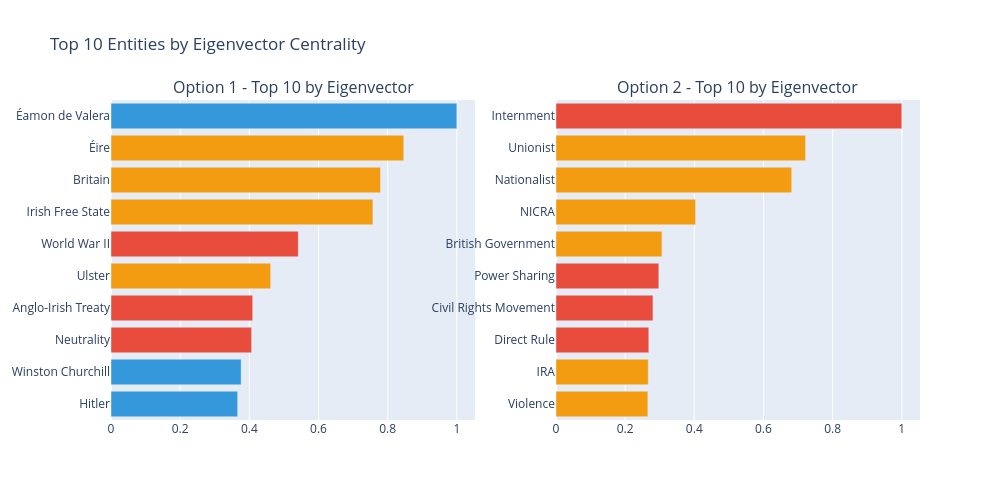

Notebook code cell kept with this figure:
### Code cell
# Cell 4: Centrality Analysis (Bearman Table 3)

print("="*70)
print("  ANALYSIS 3: CENTRALITY ANALYSIS")
print("="*70)

centrality_results = {}

for label, g in [('Option 1', G_opt1), ('Option 2', G_opt2)]:
    n = g.vcount()
    in_deg = np.array(g.indegree()) / (n - 1) if n > 1 else np.zeros(n)
    out_deg = np.array(g.outdegree()) / (n - 1) if n > 1 else np.zeros(n)
    total_deg = np.array(g.degree()) / (2 * (n - 1)) if n > 1 else np.zeros(n)

    betw = np.array(g.betweenness(directed=True))
    betw_norm = betw / ((n-1)*(n-2)) if n > 2 else betw

    g_u = g.as_undirected(mode="collapse")
    try:
        eigen = np.array(g_u.eigenvector_centrality())
    except:
        eigen = np.zeros(n)

    centrality_results[label] = {
        'names': g.vs['name'], 'types': g.vs['type_broad'],
        'in_degree': in_deg, 'out_degree': out_deg,
        'total_degree': total_deg, 'betweenness': betw_norm, 'eigenvector': eigen,
    }

# ── Mean centrality by type ────────────────────────────────────────
print("\nTable 3: Mean Centrality by Entity Type (cf. Bearman Table 3)")
print("-"*70)
for label in ['Option 1', 'Option 2']:
    res = centrality_results[label]
    df_cent = pd.DataFrame({
        'type': res['types'], 'degree': res['total_degree'],
        'betweenness': res['betweenness'], 'eigenvector': res['eigenvector'],
    })
    print(f"\n  {label}:")
    grouped = df_cent.groupby('type').agg(
        n=('type', 'count'), mean_degree=('degree', 'mean'),
        mean_betweenness=('betweenness', 'mean'), mean_eigenvector=('eigenvector', 'mean'),
    ).round(4)
    print(grouped.to_string())

# ── Relative centrality matrix ─────────────────────────────────────
print("\n\nRelative Centrality Matrix (Bearman Table 3 off-diagonal)")
print("  Values = ratio of row group centrality to column group centrality")
print("-"*70)
for label in ['Option 1', 'Option 2']:
    res = centrality_results[label]
    df_cent = pd.DataFrame({'type': res['types'], 'eigenvector': res['eigenvector']})
    means = df_cent.groupby('type')['eigenvector'].mean()
    types_present = sorted(means.index.tolist())
    matrix = pd.DataFrame(index=types_present, columns=types_present, dtype=float)
    for t1 in types_present:
        for t2 in types_present:
            if t1 == t2:
                matrix.loc[t1, t2] = round(means[t1], 4)
            else:
                matrix.loc[t1, t2] = round(means[t1] / means[t2], 2) if means[t2] > 0 else np.inf
    print(f"\n  {label} (diagonal = mean eigenvector centrality):")
    print(matrix.to_string())

# ── Top 10 ─────────────────────────────────────────────────────────
print("\n\nTop 10 Most Central Entities")
print("-"*70)
for label in ['Option 1', 'Option 2']:
    res = centrality_results[label]
    df_top = pd.DataFrame({
        'Entity': res['names'], 'Type': res['types'],
        'Degree': res['total_degree'], 'Betweenness': res['betweenness'],
        'Eigenvector': res['eigenvector'],
    }).sort_values('Eigenvector', ascending=False).head(10)
    print(f"\n  {label} (ranked by eigenvector centrality):")
    print(df_top.to_string(index=False))

# ── Bar chart ──────────────────────────────────────────────────────
fig_cent = make_subplots(rows=1, cols=2,
    subplot_titles=('Option 1 - Top 10 by Eigenvector', 'Option 2 - Top 10 by Eigenvector'))
for col_idx, label in enumerate(['Option 1', 'Option 2'], 1):
    res = centrality_results[label]
    df_top = pd.DataFrame({
        'Entity': res['names'], 'Type': res['types'], 'Eigenvector': res['eigenvector'],
    }).sort_values('Eigenvector', ascending=True).tail(10)
    colors = [TYPE_COLORS.get(t, '#999') for t in df_top['Type']]
    fig_cent.add_trace(go.Bar(
        x=df_top['Eigenvector'], y=df_top['Entity'],
        orientation='h', marker_color=colors, showlegend=False,
    ), row=1, col=col_idx)
fig_cent.update_layout(title='Top 10 Entities by Eigenvector Centrality', width=1000, height=500)
fig_cent.show()

### Figure 1 — Plotly figure (JSON) as saved in the notebook; plotly's stock layout.template omitted (floating-point values rounded to 4 significant figures)
{"data": [{"marker": {"color": ["#3498db", "#3498db", "#e74c3c", "#e74c3c", "#f39c12", "#e74c3c", "#f39c12", "#f39c12", "#f39c12", "#3498db"]}, "orientation": "h", "showlegend": false, "type": "bar", "x": [0.3662, 0.3763, 0.4066, 0.4098, 0.4617, 0.5414, 0.7573, 0.7793, 0.8465, 1.0], "xaxis": "x", "y": ["Hitler", "Winston Churchill", "Neutrality", "Anglo-Irish Treaty", "Ulster", "World War II", "Irish Free State", "Britain", "Éire", "Éamon de Valera"], "yaxis": "y"}, {"marker": {"color": ["#f39c12", "#f39c12", "#e74c3c", "#e74c3c", "#e74c3c", "#f39c12", "#f39c12", "#f39c12", "#f39c12", "#e74c3c"]}, "orientation": "h", "showlegend": false, "type": "bar", "x": [0.2658, 0.267, 0.2685, 0.2806, 0.2974, 0.3065, 0.4038, 0.6817, 0.7217, 1.0], "xaxis": "x2", "y": ["Violence", "IRA", "Direct Rule", "Civil Rights Movement", "Power Sharing", "British Government", "NICRA", "Nationalist", "Unionist", "Internment"], "yaxis": "y2"}], "layout": {"annotations": [{"font": {"size": 16}, "showarrow": false, "text": "Option 1 - Top 10 by Eigenvector", "x": 0.225, "xanchor": "center", "xref": "paper", "y": 1, "yanchor": "bottom", "yref": "paper"}, {"font": {"size": 16}, "showarrow": false, "text": "Option 2 - Top 10 by Eigenvector", "x": 0.775, "xanchor": "center", "xref": "paper", "y": 1, "yanchor": "bottom", "yref": "paper"}], "height": 500, "title": {"text": "Top 10 Entities by Eigenvector Centrality"}, "width": 1000, "xaxis": {"anchor": "y", "domain": [0, 0.45]}, "xaxis2": {"anchor": "y2", "domain": [0.55, 1]}, "yaxis": {"anchor": "x", "domain": [0, 1]}, "yaxis2": {"anchor": "x2", "domain": [0, 1]}}}
